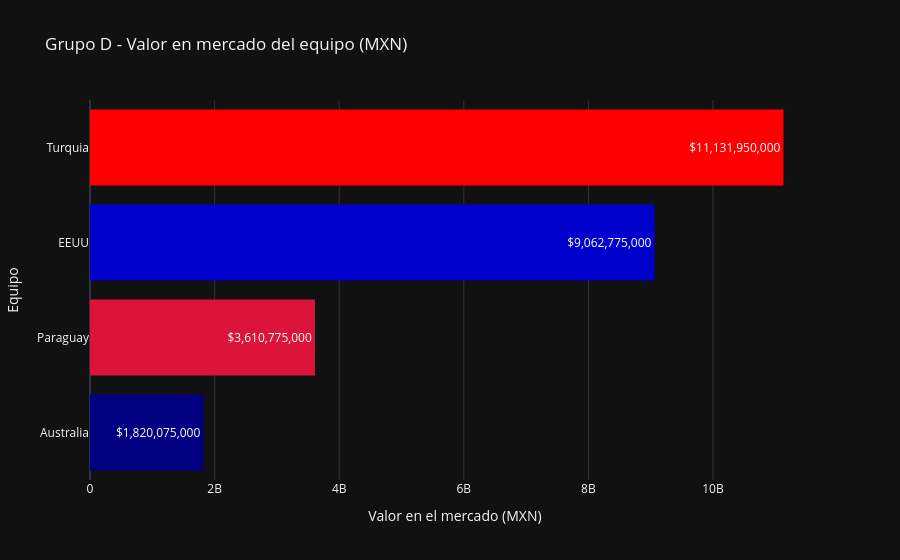

The cell this chart's notebook holds for it:
### Code cell
plot_squad_values(df_group_d, title="Grupo D - Valor en mercado del equipo (MXN)", colors=["navy", "crimson", "mediumblue","red"])

### Figure 1 — Plotly figure (JSON) as saved in the notebook; plotly's stock layout.template omitted (floating-point values rounded to 4 significant figures)
{"data": [{"marker": {"color": ["navy", "crimson", "mediumblue", "red"], "line": {"width": 0}}, "orientation": "h", "text": ["$1,820,075,000", "$3,610,775,000", "$9,062,775,000", "$11,131,950,000"], "textposition": "inside", "type": "bar", "x": [1820000000.0, 3611000000.0, 9063000000.0, 11130000000.0], "y": ["Australia", "Paraguay", "EEUU", "Turquia"]}], "layout": {"showlegend": false, "title": {"text": "Grupo D - Valor en mercado del equipo (MXN)"}, "xaxis": {"title": {"text": "Valor en el mercado (MXN)"}}, "yaxis": {"title": {"text": "Equipo"}}}}
